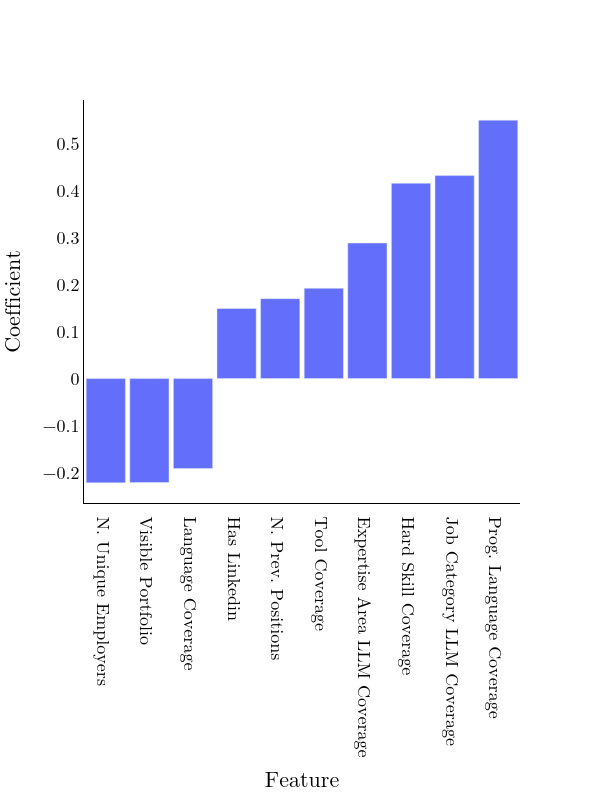

Write notebook code for a chart like this one.
### Code cell
tmp = sorted(list(sorted(llm_only.items(), key=lambda x: -abs(x[1])))[:10], key=lambda x: x[1])
layout = Layout(
    font=dict(family='Latin Modern Math', size=18, color="black"),
    xaxis=dict(
        title='Feature',
        autorange=True,
        showgrid=False,
        zeroline=True,
        showline=True,
        ticks='',
        linecolor='black',
        showticklabels=True,
        rangemode="tozero"
    ),
    yaxis=dict(
        title='Coefficient',
        autorange=True,
        showgrid=False,
        zeroline=True,
        showline=True,
        ticks='',
        linecolor='black',
        showticklabels=True,
        rangemode="tozero"
    ),
    legend=dict(x=0.4, y=1),
    paper_bgcolor='rgba(0,0,0,0)',
    plot_bgcolor='rgba(0,0,0,0)',
    width=600, height=800, bargap=0.1
)
data = [
    Bar(x=[x[0] for x in tmp], y=[x[1] for x in tmp])
]
fig = Figure(data=data, layout=layout)
fig.show()
fig.write_image("llm_coeff.pdf")

### Figure 1 — Plotly figure (JSON) as saved in the notebook; plotly's stock layout.template omitted (floating-point values rounded to 4 significant figures)
{"data": [{"type": "bar", "x": ["N. Unique Employers", "Visible Portfolio", "Language Coverage", "Has Linkedin", "N. Prev. Positions", "Tool Coverage", "Expertise Area LLM Coverage", "Hard Skill Coverage", "Job Category LLM Coverage", "Prog. Language Coverage"], "y": [-0.2218, -0.221, -0.1913, 0.1492, 0.1701, 0.1922, 0.2884, 0.4156, 0.4319, 0.5498]}], "layout": {"bargap": 0.1, "font": {"color": "black", "family": "Latin Modern Math", "size": 18}, "height": 800, "legend": {"x": 0.4, "y": 1}, "paper_bgcolor": "rgba(0,0,0,0)", "plot_bgcolor": "rgba(0,0,0,0)", "width": 600, "xaxis": {"autorange": true, "linecolor": "black", "rangemode": "tozero", "showgrid": false, "showline": true, "showticklabels": true, "ticks": "", "title": {"text": "Feature"}, "zeroline": true}, "yaxis": {"autorange": true, "linecolor": "black", "rangemode": "tozero", "showgrid": false, "showline": true, "showticklabels": true, "ticks": "", "title": {"text": "Coefficient"}, "zeroline": true}}}
